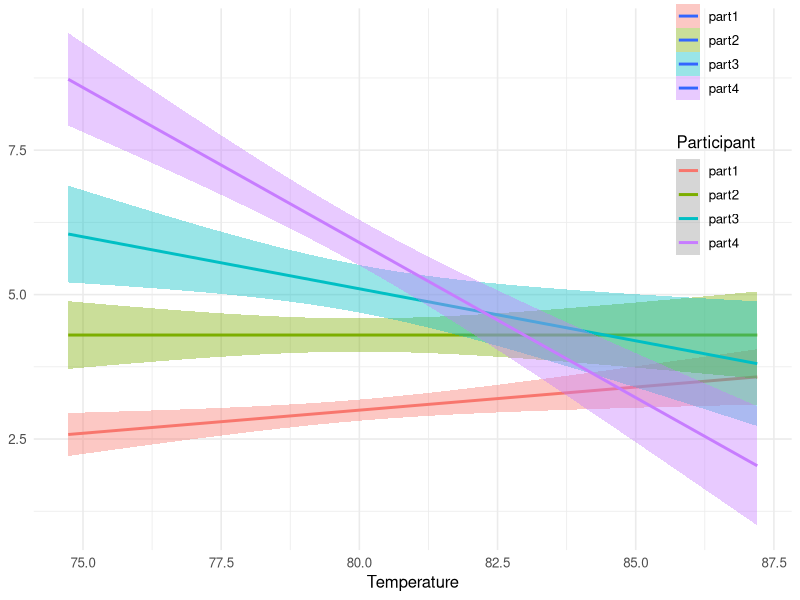
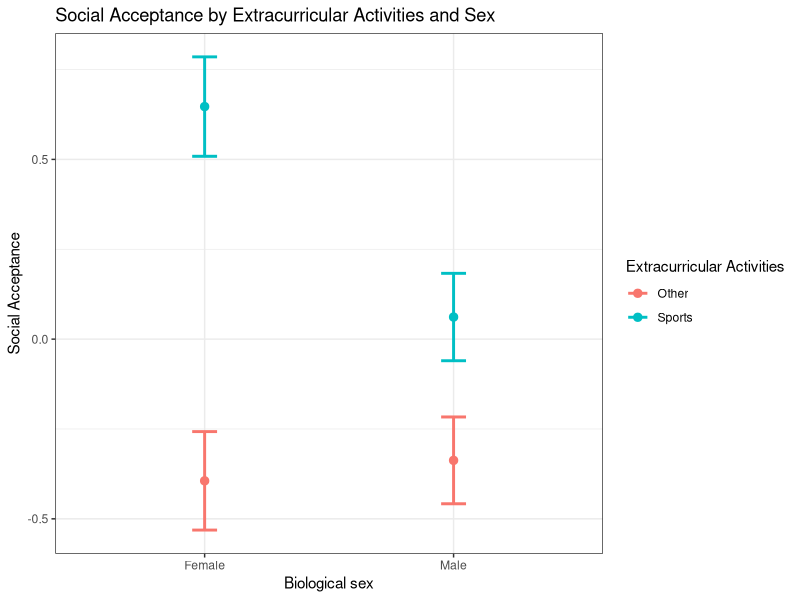

Write the R code that produced these figures, in order.

# Final exam --------------------------------------------------------------


# Packages ----------------------------------------------------------------

library(dplyr)
library(readr)
library(ggplot2)
library(car)

# Question 1 --------------------------------------------------------------

tempmood <- readr::read_csv("23-Fall/psc204-fq23/final_exam/tempmood.csv")
head(tempmood)

## A ----

temp_long <- tempmood |> 
  tidyr::pivot_longer(cols = c(part1:part4),
                      names_to = "participant",
                      values_to = "mood") 

ggplot(data = temp_long, aes(x = temp, y = mood, color =participant, fill = participant)) +
  geom_smooth(method = "lm", fullrange = T) +
  theme_minimal(12) +
  labs(x = "Temperature", colour = "Participant") +
  theme(axis.title.y=element_blank(),
        #axis.text.y=element_blank(), 
        axis.ticks.y=element_blank(),
        axis.line.y = element_blank(),
        legend.position = c(.9,.8))

## B ----

psych::describe(tempmood)

## C ----

## D ----

cor.test(temp_long$temp, temp_long$mood)

## E ----

summary(lm(mood ~ temp, data = temp_long))
  
## F ----

# Participant 1
summary(lm(part1 ~ temp, data = tempmood))

# Participant 2
summary(lm(part2 ~ temp, data = tempmood))
  
# Participant 3
summary(lm(part3 ~ temp, data = tempmood))

# Participant 4
summary(lm(part4 ~ temp, data = tempmood))

## G ----

tempmood |> 
  dplyr::mutate(
    dplyr::across(
      dplyr::everything(),
      ~(scale(.) %>% as.vector)
    )
  ) |> 
  tidyr::pivot_longer(cols = c(part1:part4),
                      names_to = "participant",
                      values_to = "mood") |> 
  tidyr::nest(data = -participant) |> 
  dplyr::mutate(
    fit = purrr::map(data, ~lm(mood ~ temp, data=.) |> broom::tidy())
  ) |> 
  tidyr::unnest(fit)

# Question 3 --------------------------------------------------------------

social <- readr::read_csv("23-Fall/psc204-fq23/final_exam/socialacceptance.csv")
head(social)

## B ----

aov_social <- aov(psa ~ sports + female + sports:female, data = social)
Anova(aov_social, type=2)

# Simple effects

# Males
Anova(aov(psa ~ sports, data = dplyr::filter(social, female == 0)))

# Females
Anova(aov(psa ~ sports, data = dplyr::filter(social, female == 1)))

# Other activities
Anova(aov(psa ~ female, data = dplyr::filter(social, sports == 0)))

# Sports
Anova(aov(psa ~ female, data = dplyr::filter(social, sports == 1)))

## Plot

graph_data <- social |> 
  dplyr::with_groups(c(female, sports), summarise,
                     mean = mean(psa, na.rm=TRUE),
                     sd = sd(psa, na.rm=TRUE),
                     N = length(psa),
                     se = sd / sqrt(N)) |> 
  dplyr::mutate(female = ifelse(female == 0, "Male", "Female"),
                sports = ifelse(sports == 0, "Other", "Sports"))

ggplot(data = graph_data, 
       aes(x = female, y = mean, color = sports)) + 
  geom_point(size=2.5) +
  #geom_bar(stat="identity", color = "black", position = position_dodge()) + 
  geom_errorbar(width = .1, size=1,
                aes(ymin = mean - se, ymax = mean + se),
                #position = position_dodge(.9)
                ) + 
  theme_bw() + 
  labs(y = "Social Acceptance", 
       color = "Extracurricular Activities",
       x = "Biological sex", 
       title = "Social Acceptance by Extracurricular Activities and Sex")
